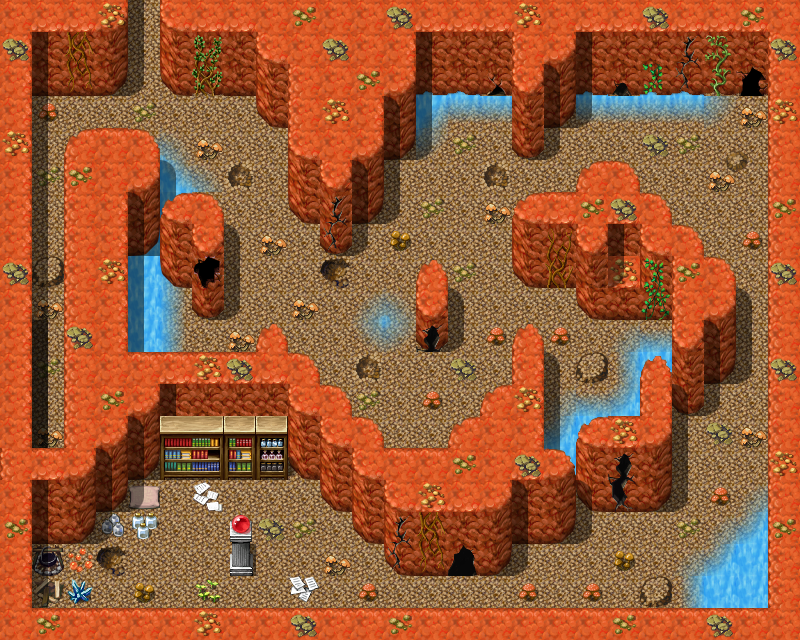

Below is a game level as drawn by its tile map, then a one-line description and the .tmx that defines it (tile-layer data replaced by summaries):
An orthogonal 25x20 tile map with 32x32 px tiles, 4 tile layers (Ground, Objects, Above, Above_0), 4 hidden layers not drawn, 16 tilesets and 17 objects (11x spawn, 2x mapchange, 2x script, 2x replace).

<map version="1.0" orientation="orthogonal" width="25" height="20" tilewidth="32" tileheight="32">
    <tileset firstgid="1" name="map_16" tilewidth="32" tileheight="32">
        <image source="../drawable/map_16.png" width="256" height="256" />
    </tileset>
    <tileset firstgid="65" name="map_18" tilewidth="32" tileheight="32">
        <image source="../drawable/map_18.png" width="256" height="256" />
    </tileset>
    <tileset firstgid="129" name="map_0" tilewidth="32" tileheight="32">
        <image source="../drawable/map_0.png" width="256" height="256" />
    </tileset>
    <tileset firstgid="193" name="map_19" tilewidth="32" tileheight="32">
        <image source="../drawable/map_19.png" width="256" height="256" />
    </tileset>
    <tileset firstgid="257" name="map_9" tilewidth="32" tileheight="32">
        <image source="../drawable/map_9.png" width="256" height="256" />
    </tileset>
    <tileset firstgid="321" name="map_5" tilewidth="32" tileheight="32">
        <image source="../drawable/map_5.png" width="256" height="256" />
    </tileset>
    <tileset firstgid="385" name="map_10" tilewidth="32" tileheight="32">
        <image source="../drawable/map_10.png" width="256" height="256" />
    </tileset>
    <tileset firstgid="449" name="map_1" tilewidth="32" tileheight="32">
        <image source="../drawable/map_1.png" width="256" height="256" />
    </tileset>
    <tileset firstgid="513" name="map_4" tilewidth="32" tileheight="32">
        <image source="../drawable/map_4.png" width="256" height="256" />
    </tileset>
    <tileset firstgid="577" name="map_12" tilewidth="32" tileheight="32">
        <image source="../drawable/map_12.png" width="256" height="256" />
    </tileset>
    <tileset firstgid="641" name="map_6" tilewidth="32" tileheight="32">
        <image source="../drawable/map_6.png" width="256" height="256" />
    </tileset>
    <tileset firstgid="705" name="map_15" tilewidth="32" tileheight="32">
        <image source="../drawable/map_15.png" width="256" height="256" />
    </tileset>
    <tileset firstgid="769" name="map_2" tilewidth="32" tileheight="32">
        <image source="../drawable/map_2.png" width="256" height="256" />
    </tileset>
    <tileset firstgid="833" name="map_11" tilewidth="32" tileheight="32">
        <image source="../drawable/map_11.png" width="256" height="256" />
    </tileset>
    <tileset firstgid="897" name="map_7" tilewidth="32" tileheight="32">
        <image source="../drawable/map_7.png" width="256" height="256" />
    </tileset>
    <tileset firstgid="961" name="map_3" tilewidth="32" tileheight="32">
        <image source="../drawable/map_3.png" width="256" height="256" />
    </tileset>
    <layer name="Ground" width="25" height="20">
        <data>[500 cells, 500 non-empty, 24 distinct tile ids]</data>
    </layer>
    <layer name="Objects" width="25" height="20">
        <data>[500 cells, 201 non-empty, 50 distinct tile ids]</data>
    </layer>
    <layer name="Above" width="25" height="20">
        <data>[500 cells, 111 non-empty, 29 distinct tile ids]</data>
    </layer>
    <layer name="Above_1" width="25" height="20" visible="0">
        <data>[500 cells, 4 non-empty, 3 distinct tile ids]</data>
    </layer>
    <layer name="Above_0" width="25" height="20">
        <data>[500 cells, 9 non-empty, 3 distinct tile ids]</data>
    </layer>
    <layer name="Walkable" width="25" height="20" visible="0">
        <data>[500 cells, 303 non-empty, 1 distinct tile ids]</data>
    </layer>
    <layer name="Walkable_1" width="25" height="20" visible="0">
        <data>[500 cells, 5 non-empty, 1 distinct tile ids]</data>
    </layer>
    <layer name="Walkable_0" width="25" height="20" visible="0">
        <data>[500 cells, 6 non-empty, 1 distinct tile ids]</data>
    </layer>
    <objectgroup name="Mapevents">
        <object name="west" type="mapchange" x="0" y="416" width="32" height="32">
            <properties>
                <property name="map" value="bogsten3" />
                <property name="place" value="east" />
            </properties>
        </object>
        <object name="north" type="mapchange" x="128" y="0" width="32" height="32">
            <properties>
                <property name="map" value="mushroom_m2_1" />
                <property name="place" value="south" />
            </properties>
        </object>
        <object name="bogsten_check_necklace" type="script" x="32" y="352" width="32" height="96" />
        <object name="bogsten_check_zuulkhan" type="script" x="96" y="480" width="160" height="128">
            <properties>
                <property name="when" value="step" />
            </properties>
        </object>
    </objectgroup>
    <objectgroup name="Spawn">
        <object name="zuul_khan" type="spawn" x="160" y="480" width="32" height="32">
            <properties>
                <property name="spawngroup" value="zuul_khan" />
            </properties>
        </object>
        <object name="mid_fungi_1" type="spawn" x="160" y="96" width="352" height="192">
            <properties>
                <property name="quantity" value="5" />
                <property name="spawngroup" value="mid_fungi" />
            </properties>
        </object>
        <object name="mid_fungi_2" type="spawn" x="544" y="448" width="224" height="160">
            <properties>
                <property name="quantity" value="2" />
                <property name="spawngroup" value="mid_fungi" />
            </properties>
        </object>
        <object name="dangerous_fungi_1" type="spawn" x="224" y="192" width="416" height="256">
            <properties>
                <property name="quantity" value="8" />
                <property name="spawngroup" value="dangerous_fungi" />
            </properties>
        </object>
        <object name="lombric_ball_1" type="spawn" x="32" y="96" width="128" height="96">
            <properties>
                <property name="quantity" value="3" />
                <property name="spawngroup" value="lombric_ball" />
            </properties>
        </object>
        <object name="lombric_ball_2" type="spawn" x="608" y="96" width="160" height="160">
            <properties>
                <property name="quantity" value="4" />
                <property name="spawngroup" value="lombric_ball" />
            </properties>
        </object>
        <object name="lombric_beast_1" type="spawn" x="32" y="352" width="32" height="32">
            <properties>
                <property name="spawngroup" value="lombric_beast" />
            </properties>
        </object>
        <object name="lombric_beast_2" type="spawn" x="512" y="160" width="32" height="32">
            <properties>
                <property name="spawngroup" value="lombric_beast" />
            </properties>
        </object>
        <object name="lombric_beast_3" type="spawn" x="704" y="384" width="64" height="32">
            <properties>
                <property name="quantity" value="2" />
                <property name="spawngroup" value="lombric_beast" />
            </properties>
        </object>
        <object name="lombric_beast_4" type="spawn" x="512" y="544" width="32" height="64">
            <properties>
                <property name="quantity" value="2" />
                <property name="spawngroup" value="lombric_beast" />
            </properties>
        </object>
        <object name="zuul_khan1_blocker" type="spawn" x="128" y="64" width="32" height="32">
            <properties>
                <property name="quantity" value="2" />
                <property name="spawngroup" value="zuul_khan1_blocker" />
            </properties>
        </object>
    </objectgroup>
    <objectgroup name="Keys" visible="0" />
    <objectgroup name="Replace" visible="0">
        <!-- 2 objects omitted --></objectgroup>
</map>
<!-- 2 of 17 objects omitted -->
